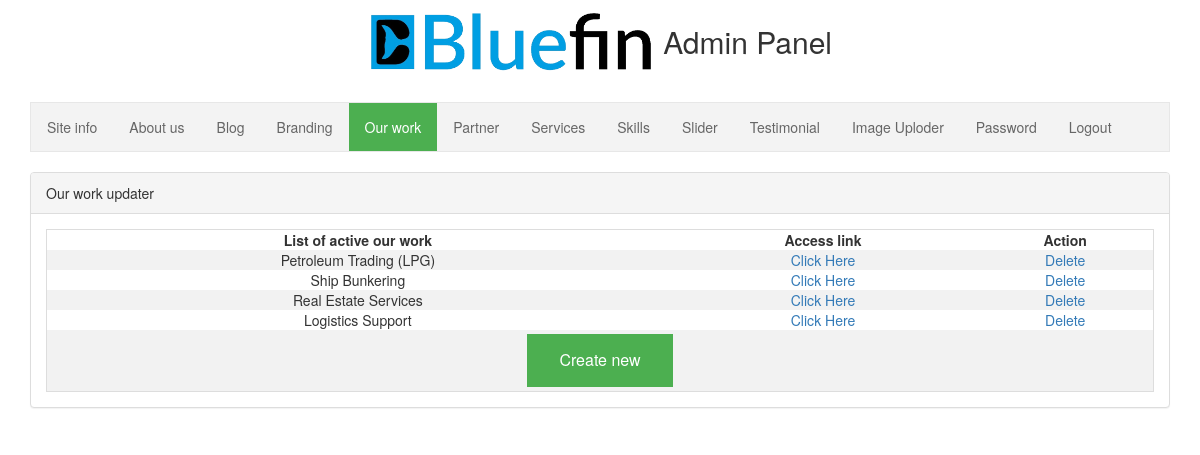
Page /admin/our_work.php (signed in) on the committed database.
### tables this page shows
CREATE TABLE `our_work` (
  `id` int(11) NOT NULL,
  `class` varchar(500) NOT NULL,
  `bg` varchar(500) NOT NULL,
  `link` varchar(500) NOT NULL,
  `title` varchar(500) NOT NULL,
  `category` varchar(500) NOT NULL
);

### admin/our_work.php (the view, shortened to what this page needs)
<?php
include('database_connection.php');
?>
<!DOCTYPE html>
<html>
<head>
  <?php include('header.php'); ?>
    <div class="panel panel-default">
      <div class="panel-heading">Our work updater</div>
    <div id="user_login_status" class="panel-body">
        <form action="" method="POST">
          <table>
            <tr>
              <th><center>List of active our work</center></th>
              <th><center>Access link</center></th>
              <th><center>Action</center></th>
            </tr>
            <?php
              $conn = new mysqli($host, $user,  $pass, $dbname);
              $sql = "SELECT * FROM `our_work`";
              $result = $conn->query($sql);
              while ($row = $result->fetch_assoc()) {
                echo
                "<tr>
                <td>".$row['title']."</td>
                <td><a href='work-single.php?id=".$row['id']."'> Click Here</a></td>
                <td><a href='work-delete.php?id=".$row['id']."'> Delete</a></td>
                </tr>";
                $last = $row['id']+1;
              }
              echo "<tr>
                <td colspan='3'><a href='work-single.php?id=".$last."' class='button'>Create new</a></td>
                </tr>";
            ?>
          </table>
        </form>
    </div>
  </div>
</div>
</body>
</html>

### admin/inc/menu_bar.css (style rules this page uses)
.button { background-color: #4CAF50; border: none; color: white; padding: 15px 32px; text-align: center; text-decoration: none; display: inline-block; font-size: 16px; margin: 4px 2px; cursor: pointer; }

### admin/our_work.php (style rules this page uses)
table { border-spacing: 10; width: 100%; border: 1px solid #ddd; text-align: center; }
th, td { text-align: center; padding: 18px; }
tr:nth-child(even) { background-color: #f2f2f2 }

### rows in the picture
our_work: title "Petroleum Trading (LPG)"
our_work: title "Ship Bunkering"
our_work: title "Real Estate Services"
our_work: title "Logistics Support"
